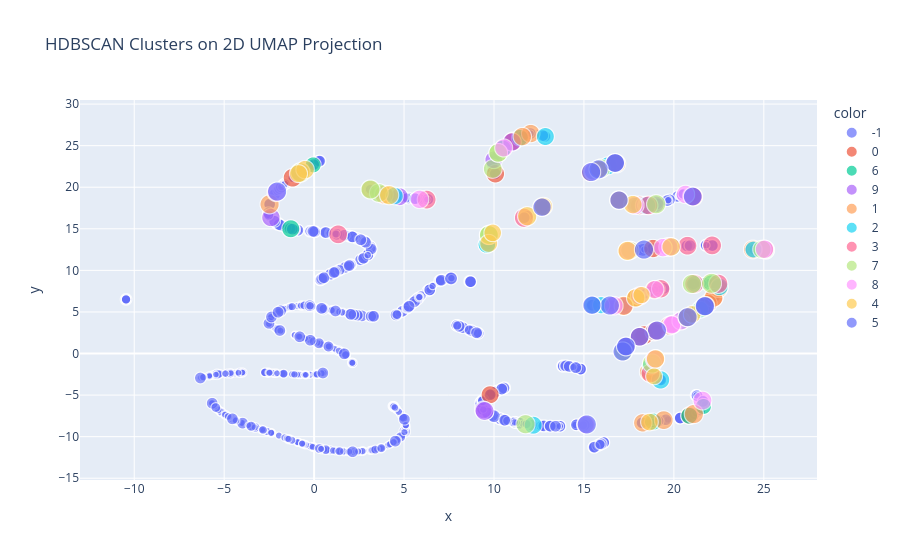

This figure's notebook cell:
### Code cell
detector = SybilDetector(min_cluster_size=3, min_samples=2)
clusters = detector.fit_predict(features)

numeric = features.drop(columns=["address", "common_funder_address", "hour_histogram"])
embedding = umap.UMAP(random_state=42).fit_transform(numeric)

proj = pd.DataFrame({"x": embedding[:, 0], "y": embedding[:, 1], "address": features["address"]})
proj = proj.merge(clusters[["address", "cluster_id", "sybil_probability"]], on="address", how="left")
fig = px.scatter(
    proj,
    x="x",
    y="y",
    color=proj["cluster_id"].astype(str),
    size="sybil_probability",
    title="HDBSCAN Clusters on 2D UMAP Projection",
)
fig.show()

### Figure 1 — Plotly figure (JSON) as saved in the notebook; plotly's stock layout.template omitted (floating-point values rounded to 4 significant figures; data arrays with more than 128 entries replaced by an {"elided": "..."} marker saying what was removed)
{"data": [{"hovertemplate": "color=-1<br>x=%{x}<br>y=%{y}<br>sybil_probability=%{marker.size}<extra></extra>", "legendgroup": "-1", "marker": {"color": "#636efa", "size": {"elided": "2126 float values"}, "sizemode": "area", "sizeref": 0.002285, "symbol": "circle"}, "mode": "markers", "name": "-1", "showlegend": true, "type": "scattergl", "x": {"elided": "2126 float values"}, "xaxis": "x", "y": {"elided": "2126 float values"}, "yaxis": "y"}, {"hovertemplate": "color=0<br>x=%{x}<br>y=%{y}<br>sybil_probability=%{marker.size}<extra></extra>", "legendgroup": "0", "marker": {"color": "#EF553B", "size": [0.7421, 0.7652, 0.7887, 0.8178, 0.7564, 0.8071, 0.8198, 0.791, 0.7543, 0.7527, 0.7884, 0.7649, 0.7371, 0.7628, 0.7875, 0.8084, 0.8062, 0.7744, 0.8125, 0.7752], "sizemode": "area", "sizeref": 0.002285, "symbol": "circle"}, "mode": "markers", "name": "0", "showlegend": true, "type": "scattergl", "x": [20.77, 22.24, 18.92, 11.05, 11.04, 18.36, 19.76, 18.1, 9.785, 20.89, 17.2, 10.08, 17.88, 15.36, 25.09, -1.197, 18.11, 18.83, 17.43, 21.9], "xaxis": "x", "y": [4.38, 6.755, 7.668, 25.51, 25.5, 2.221, 3.346, 2.025, -4.955, -7.467, 5.693, 21.62, 6.693, 21.79, 12.45, 21.15, 17.82, 12.63, 12.35, 6.01], "yaxis": "y"}, {"hovertemplate": "color=6<br>x=%{x}<br>y=%{y}<br>sybil_probability=%{marker.size}<extra></extra>", "legendgroup": "6", "marker": {"color": "#00cc96", "size": [0.7094, 0.644, 0.6857, 0.6562, 0.6942, 0.6444, 0.7443, 0.6658, 0.5759, 0.6877, 0.6643, 0.6609, 0.6714, 0.583, 0.6794, 0.6874, 0.6463, 0.605, 0.6857], "sizemode": "area", "sizeref": 0.002285, "symbol": "circle"}, "mode": "markers", "name": "6", "showlegend": true, "type": "scattergl", "x": [9.616, 9.713, 12.66, 22.08, 10.49, 11.44, -1.299, 10.49, 17.82, 18.85, 20.85, 21.18, 25.1, 21.64, 25.02, 15.51, 18.62, -0.05328, 9.714], "xaxis": "x", "y": [13.13, 14.25, 17.59, 8.457, 24.64, 25.95, 15.01, 24.63, 17.85, -8.194, -7.482, 8.381, 12.39, -6.368, 12.54, 21.92, -2.21, 22.69, 14.25], "yaxis": "y"}, {"hovertemplate": "color=9<br>x=%{x}<br>y=%{y}<br>sybil_probability=%{marker.size}<extra></extra>", "legendgroup": "9", "marker": {"color": "#ab63fa", "size": [0.7221, 0.7597, 0.747, 0.7748, 0.7229, 0.7524, 0.769, 0.7422, 0.7941, 0.7589, 0.7864, 0.7703, 0.7728, 0.8113, 0.7378, 0.6613, 0.754, 0.7948], "sizemode": "area", "sizeref": 0.002285, "symbol": "circle"}, "mode": "markers", "name": "9", "showlegend": true, "type": "scattergl", "x": [9.405, 4.734, 18.5, 19.83, 9.985, 17.22, -2.403, 19.87, 21.01, 25.02, 18.37, 21.08, 11.0, 9.475, 18.98, 19.0, 16.54, 16.95], "xaxis": "x", "y": [-6.773, 18.86, 17.8, 12.83, 23.3, 5.725, 16.36, 12.84, 18.93, 12.54, 17.81, 18.86, 25.44, -6.915, -0.6025, 17.94, 5.753, 18.45], "yaxis": "y"}, {"hovertemplate": "color=1<br>x=%{x}<br>y=%{y}<br>sybil_probability=%{marker.size}<extra></extra>", "legendgroup": "1", "marker": {"color": "#FFA15A", "size": [0.8394, 0.7996, 0.7469, 0.8467, 0.7413, 0.7926, 0.788, 0.759, 0.8116, 0.8261, 0.8278, 0.8235, 0.7883, 0.8078, 0.7747, 0.7956, 0.822, 0.8397, 0.7813, 0.7714], "sizemode": "area", "sizeref": 0.002285, "symbol": "circle"}, "mode": "markers", "name": "1", "showlegend": true, "type": "scattergl", "x": [21.11, 19.44, 20.4, 18.61, 3.12, 9.81, 25.04, 22.5, 24.39, 3.878, 17.21, 12.67, 18.27, 22.2, 12.04, 16.8, 15.94, -2.475, 11.57, 16.95], "xaxis": "x", "y": [-7.284, -8.011, 3.937, -2.211, 19.74, 14.37, 12.52, 7.806, 12.51, 19.12, 5.731, 17.61, -8.336, 6.686, 26.46, 22.84, 22.25, 17.95, 26.09, 18.44], "yaxis": "y"}, {"hovertemplate": "color=2<br>x=%{x}<br>y=%{y}<br>sybil_probability=%{marker.size}<extra></extra>", "legendgroup": "2", "marker": {"color": "#19d3f3", "size": [0.7048, 0.7177, 0.6759, 0.7312, 0.697, 0.6954, 0.7636, 0.6956, 0.7256, 0.7095, 0.7181, 0.7403, 0.7349, 0.7038, 0.6855, 0.6636, 0.7297, 0.6431, 0.6549, 0.7134], "sizemode": "area", "sizeref": 0.002285, "symbol": "circle"}, "mode": "markers", "name": "2", "showlegend": true, "type": "scattergl", "x": [22.53, 15.52, 17.26, 12.85, 18.88, 21.44, 19.26, 15.96, 9.603, 20.41, 4.467, 12.18, 18.49, 15.47, 19.92, 24.42, 16.33, 15.09, 18.72, 18.72], "xaxis": "x", "y": [8.018, 21.92, 0.5976, 26.1, 2.605, 5.264, -3.169, 5.814, 13.11, 3.945, 18.95, -8.623, 17.8, 5.819, 3.485, 12.51, 22.57, -8.557, -1.497, -1.506], "yaxis": "y"}, {"hovertemplate": "color=3<br>x=%{x}<br>y=%{y}<br>sybil_probability=%{marker.size}<extra></extra>", "legendgroup": "3", "marker": {"color": "#FF6692", "size": [0.8008, 0.8258, 0.7729, 0.8007, 0.8298, 0.8059, 0.7658, 0.7382, 0.8024, 0.7834, 0.8044, 0.7943, 0.8381, 0.7961, 0.822, 0.799, 0.7962, 0.7677, 0.8283, 0.8237], "sizemode": "area", "sizeref": 0.002285, "symbol": "circle"}, "mode": "markers", "name": "3", "showlegend": true, "type": "scattergl", "x": [17.34, 6.252, 17.55, 22.13, 22.47, 1.338, 16.73, 19.97, 20.76, 18.97, 21.08, 18.93, 11.67, -0.7597, 18.59, 19.04, 18.7, 19.27, 21.13, 18.09], "xaxis": "x", "y": [0.8451, 18.51, 12.4, 13.0, 8.389, 14.33, 22.93, 3.532, 12.96, -0.6572, 18.87, 2.654, 16.32, 21.78, 17.82, 2.746, -2.385, 7.784, 8.373, 2.01], "yaxis": "y"}, {"hovertemplate": "color=7<br>x=%{x}<br>y=%{y}<br>sybil_probability=%{marker.size}<extra></extra>", "legendgroup": "7", "marker": {"color": "#B6E880", "size": [0.8126, 0.8373, 0.9139, 0.8224, 0.7978, 0.8076, 0.7899, 0.8318, 0.8348, 0.8077, 0.83, 0.8736, 0.8353, 0.8156, 0.8144, 0.82, 0.7758, 0.8305, 0.8308], "sizemode": "area", "sizeref": 0.002285, "symbol": "circle"}, "mode": "markers", "name": "7", "showlegend": true, "type": "scattergl", "x": [9.743, 9.716, 22.1, 9.933, 9.716, 10.23, 24.89, 18.78, 19.01, 3.599, 3.129, -0.7691, 21.01, 21.61, 10.23, 17.19, 17.56, 11.75, 15.94], "xaxis": "x", "y": [14.29, 14.25, 8.444, 22.2, 14.25, 24.13, 12.52, -1.204, 17.96, 19.31, 19.73, 21.77, 8.362, 5.497, 24.13, 0.2509, 12.4, -8.502, 22.25], "yaxis": "y"}, {"hovertemplate": "color=8<br>x=%{x}<br>y=%{y}<br>sybil_probability=%{marker.size}<extra></extra>", "legendgroup": "8", "marker": {"color": "#FF97FF", "size": [0.7748, 0.8113, 0.8334, 0.7467, 0.8038, 0.8003, 0.7333, 0.8016, 0.7821, 0.7605, 0.7906, 0.7915, 0.8134, 0.7432, 0.7826, 0.7915, 0.7805, 0.7823, 0.7586], "sizemode": "area", "sizeref": 0.002285, "symbol": "circle"}, "mode": "markers", "name": "8", "showlegend": true, "type": "scattergl", "x": [25.04, -2.098, 19.69, 10.54, 18.94, 19.87, 17.43, 21.59, 17.83, 15.49, 20.4, 20.65, 16.66, 19.88, 15.1, 18.1, 19.39, 5.864, 18.95], "xaxis": "x", "y": [12.54, 19.39, 12.81, 24.73, -0.7081, 3.447, 12.36, -5.659, 17.82, 21.9, 3.933, 19.13, 5.745, 3.452, -8.551, 6.93, 12.74, 18.54, 7.699], "yaxis": "y"}, {"hovertemplate": "color=4<br>x=%{x}<br>y=%{y}<br>sybil_probability=%{marker.size}<extra></extra>", "legendgroup": "4", "marker": {"color": "#FECB52", "size": [0.7636, 0.7868, 0.6804, 0.8416, 0.8321, 0.7417, 0.7637, 0.7757, 0.7557, 0.76, 0.7698, 0.8537, 0.721, 0.7822, 0.722, 0.6501, 0.6699, 0.7521, 0.7462, 0.7047], "sizemode": "area", "sizeref": 0.002285, "symbol": "circle"}, "mode": "markers", "name": "4", "showlegend": true, "type": "scattergl", "x": [17.88, 12.75, 18.2, 4.172, 11.84, 9.705, -0.4995, 17.72, -0.8684, 20.74, 19.85, 17.42, 9.927, 18.98, 21.02, 18.9, 15.84, 16.95, 16.74, 18.64], "xaxis": "x", "y": [6.684, 17.69, 7.031, 19.04, 16.51, 13.25, 22.12, 17.91, 21.63, 4.333, 12.83, 12.35, 14.51, -0.6487, 4.701, -2.747, 22.16, 18.45, 22.91, -8.242], "yaxis": "y"}, {"hovertemplate": "color=5<br>x=%{x}<br>y=%{y}<br>sybil_probability=%{marker.size}<extra></extra>", "legendgroup": "5", "marker": {"color": "#636efa", "size": [0.8395, 0.8534, 0.8037, 0.7649, 0.7903, 0.8554, 0.7968, 0.8206, 0.8308, 0.8454, 0.8204, 0.8485, 0.8595, 0.788, 0.7759, 0.8464, 0.8334, 0.8359, 0.8116, 0.8585], "sizemode": "area", "sizeref": 0.002285, "symbol": "circle"}, "mode": "markers", "name": "5", "showlegend": true, "type": "scattergl", "x": [-2.058, 21.74, 16.73, 16.95, 17.33, 19.06, 18.1, 21.05, 21.72, 16.44, 16.74, 17.15, 18.33, 12.67, 15.45, 15.82, 15.4, 20.76, 17.33, 15.16], "xaxis": "x", "y": [19.48, 5.719, 22.91, 18.44, 0.8424, 2.759, 2.018, 18.89, 5.684, 5.77, 22.91, 0.2425, 12.5, 17.6, 5.812, 22.15, 21.82, 4.368, 0.8463, -8.529], "yaxis": "y"}], "layout": {"legend": {"itemsizing": "constant", "title": {"text": "color"}, "tracegroupgap": 0}, "title": {"text": "HDBSCAN Clusters on 2D UMAP Projection"}, "xaxis": {"anchor": "y", "domain": [0.0, 1.0], "title": {"text": "x"}}, "yaxis": {"anchor": "x", "domain": [0.0, 1.0], "title": {"text": "y"}}}}
